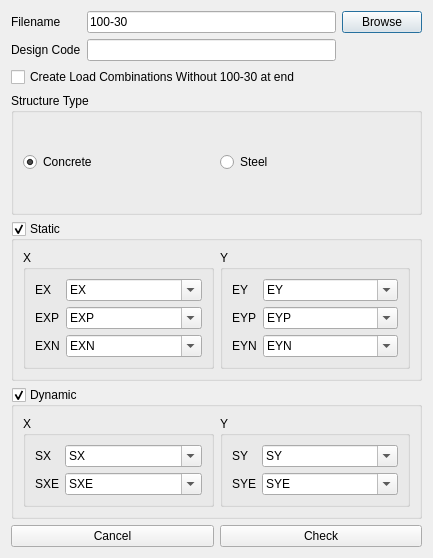
<?xml version="1.0" encoding="UTF-8"?>
<ui version="4.0">
 <class>about</class>
 <widget class="QDialog" name="about">
  <property name="windowModality">
   <enum>Qt::NonModal</enum>
  </property>
  <property name="geometry">
   <rect>
    <x>0</x>
    <y>0</y>
    <width>433</width>
    <height>558</height>
   </rect>
  </property>
  <property name="windowTitle">
   <string>Require 100-30</string>
  </property>
  <property name="windowIcon">
   <iconset>
    <normaloff>:/civiltools/images/100_30.svg</normaloff>:/civiltools/images/100_30.svg</iconset>
  </property>
  <property name="modal">
   <bool>false</bool>
  </property>
  <layout class="QVBoxLayout" name="verticalLayout">
   <item>
    <layout class="QGridLayout" name="gridLayout">
     <item row="0" column="0">
      <widget class="QLabel" name="label">
       <property name="text">
        <string>Filename</string>
       </property>
      </widget>
     </item>
     <item row="1" column="0">
      <widget class="QLabel" name="label_3">
       <property name="text">
        <string>Design Code</string>
       </property>
      </widget>
     </item>
     <item row="0" column="2">
      <widget class="QPushButton" name="browse">
       <property name="text">
        <string>Browse</string>
       </property>
      </widget>
     </item>
     <item row="1" column="1">
      <widget class="QLineEdit" name="design_code">
       <property name="text">
        <string/>
       </property>
       <property name="readOnly">
        <bool>true</bool>
       </property>
      </widget>
     </item>
     <item row="0" column="1">
      <widget class="QLineEdit" name="filename">
       <property name="text">
        <string>100-30</string>
       </property>
      </widget>
     </item>
     <item row="2" column="0" colspan="2">
      <widget class="QCheckBox" name="create_100_30">
       <property name="text">
        <string>Create Load Combinations Without 100-30 at end</string>
       </property>
      </widget>
     </item>
    </layout>
   </item>
   <item>
    <widget class="QGroupBox" name="groupBox_9">
     <property name="title">
      <string>Structure Type</string>
     </property>
     <layout class="QHBoxLayout" name="horizontalLayout_11">
      <item>
       <widget class="QRadioButton" name="concrete_radiobutton">
        <property name="text">
         <string>Concrete</string>
        </property>
        <property name="checked">
         <bool>true</bool>
        </property>
       </widget>
      </item>
      <item>
       <widget class="QRadioButton" name="steel_radiobutton">
        <property name="text">
         <string>Steel</string>
        </property>
       </widget>
      </item>
     </layout>
    </widget>
   </item>
   <item>
    <widget class="QGroupBox" name="static_groupbox">
     <property name="title">
      <string>Static</string>
     </property>
     <property name="checkable">
      <bool>true</bool>
     </property>
     <layout class="QHBoxLayout" name="horizontalLayout_3">
      <item>
       <widget class="QGroupBox" name="static_group_x">
        <property name="title">
         <string>X</string>
        </property>
        <layout class="QFormLayout" name="formLayout_13">
         <item row="0" column="0">
          <widget class="QLabel" name="label_56">
           <property name="enabled">
            <bool>true</bool>
           </property>
           <property name="text">
            <string>EX</string>
           </property>
          </widget>
         </item>
         <item row="0" column="1">
          <widget class="QComboBox" name="ex_combobox">
           <property name="enabled">
            <bool>true</bool>
           </property>
           <property name="editable">
            <bool>true</bool>
           </property>
           <item>
            <property name="text">
             <string>EX</string>
            </property>
           </item>
          </widget>
         </item>
         <item row="1" column="0">
          <widget class="QLabel" name="label_57">
           <property name="text">
            <string>EXP</string>
           </property>
          </widget>
         </item>
         <item row="1" column="1">
          <widget class="QComboBox" name="exp_combobox">
           <property name="editable">
            <bool>true</bool>
           </property>
           <item>
            <property name="text">
             <string>EXP</string>
            </property>
           </item>
          </widget>
         </item>
         <item row="2" column="0">
          <widget class="QLabel" name="label_58">
           <property name="text">
            <string>EXN</string>
           </property>
          </widget>
         </item>
         <item row="2" column="1">
          <widget class="QComboBox" name="exn_combobox">
           <property name="editable">
            <bool>true</bool>
           </property>
           <item>
            <property name="text">
             <string>EXN</string>
            </property>
           </item>
          </widget>
         </item>
        </layout>
       </widget>
      </item>
      <item>
       <widget class="QGroupBox" name="static_group_y">
        <property name="title">
         <string>Y</string>
        </property>
        <layout class="QFormLayout" name="formLayout_14">
         <item row="0" column="0">
          <widget class="QLabel" name="label_59">
           <property name="enabled">
            <bool>true</bool>
           </property>
           <property name="text">
            <string>EY</string>
           </property>
          </widget>
         </item>
         <item row="0" column="1">
          <widget class="QComboBox" name="ey_combobox">
           <property name="enabled">
            <bool>true</bool>
           </property>
           <property name="editable">
            <bool>true</bool>
           </property>
           <item>
            <property name="text">
             <string>EY</string>
            </property>
           </item>
          </widget>
         </item>
         <item row="1" column="0">
          <widget class="QLabel" name="label_60">
           <property name="text">
            <string>EYP</string>
           </property>
          </widget>
         </item>
         <item row="1" column="1">
          <widget class="QComboBox" name="eyp_combobox">
           <property name="editable">
            <bool>true</bool>
           </property>
           <item>
            <property name="text">
             <string>EYP</string>
            </property>
           </item>
          </widget>
         </item>
         <item row="2" column="0">
          <widget class="QLabel" name="label_61">
           <property name="text">
            <string>EYN</string>
           </property>
          </widget>
         </item>
         <item row="2" column="1">
          <widget class="QComboBox" name="eyn_combobox">
           <property name="editable">
            <bool>true</bool>
           </property>
           <item>
            <property name="text">
             <string>EYN</string>
            </property>
           </item>
          </widget>
         </item>
        </layout>
       </widget>
      </item>
     </layout>
    </widget>
   </item>
   <item>
    <widget class="QGroupBox" name="dynamic_groupbox">
     <property name="enabled">
      <bool>true</bool>
     </property>
     <property name="title">
      <string>Dynamic</string>
     </property>
     <property name="checkable">
      <bool>true</bool>
     </property>
     <property name="checked">
      <bool>true</bool>
     </property>
     <layout class="QHBoxLayout" name="horizontalLayout">
      <item>
       <widget class="QGroupBox" name="dynamic_group_x">
        <property name="enabled">
         <bool>true</bool>
        </property>
        <property name="title">
         <string>X</string>
        </property>
        <layout class="QFormLayout" name="formLayout_9">
         <item row="0" column="0">
          <widget class="QLabel" name="label_20">
           <property name="enabled">
            <bool>true</bool>
           </property>
           <property name="text">
            <string>SX</string>
           </property>
          </widget>
         </item>
         <item row="0" column="1">
          <widget class="QComboBox" name="sx_combobox">
           <property name="enabled">
            <bool>true</bool>
           </property>
           <property name="editable">
            <bool>true</bool>
           </property>
           <item>
            <property name="text">
             <string>SX</string>
            </property>
           </item>
          </widget>
         </item>
         <item row="1" column="0">
          <widget class="QLabel" name="label_31">
           <property name="enabled">
            <bool>true</bool>
           </property>
           <property name="text">
            <string>SXE</string>
           </property>
          </widget>
         </item>
         <item row="1" column="1">
          <widget class="QComboBox" name="sxe_combobox">
           <property name="enabled">
            <bool>true</bool>
           </property>
           <property name="editable">
            <bool>true</bool>
           </property>
           <item>
            <property name="text">
             <string>SXE</string>
            </property>
           </item>
          </widget>
         </item>
        </layout>
       </widget>
      </item>
      <item>
       <widget class="QGroupBox" name="dynamic_group_y">
        <property name="enabled">
         <bool>true</bool>
        </property>
        <property name="title">
         <string>Y</string>
        </property>
        <layout class="QFormLayout" name="formLayout_10">
         <item row="0" column="0">
          <widget class="QLabel" name="label_34">
           <property name="enabled">
            <bool>true</bool>
           </property>
           <property name="text">
            <string>SY</string>
           </property>
          </widget>
         </item>
         <item row="0" column="1">
          <widget class="QComboBox" name="sy_combobox">
           <property name="enabled">
            <bool>true</bool>
           </property>
           <property name="editable">
            <bool>true</bool>
           </property>
           <item>
            <property name="text">
             <string>SY</string>
            </property>
           </item>
          </widget>
         </item>
         <item row="1" column="0">
          <widget class="QLabel" name="label_35">
           <property name="enabled">
            <bool>true</bool>
           </property>
           <property name="text">
            <string>SYE</string>
           </property>
          </widget>
         </item>
         <item row="1" column="1">
          <widget class="QComboBox" name="sye_combobox">
           <property name="enabled">
            <bool>true</bool>
           </property>
           <property name="editable">
            <bool>true</bool>
           </property>
           <item>
            <property name="text">
             <string>SYE</string>
            </property>
           </item>
          </widget>
         </item>
        </layout>
       </widget>
      </item>
     </layout>
    </widget>
   </item>
   <item>
    <layout class="QHBoxLayout" name="horizontalLayout_2">
     <item>
      <widget class="QPushButton" name="cancel_button">
       <property name="text">
        <string>Cancel</string>
       </property>
       <property name="icon">
        <iconset>
         <normaloff>:/civiltools/images/cancel.svg</normaloff>:/civiltools/images/cancel.svg</iconset>
       </property>
       <property name="iconSize">
        <size>
         <width>60</width>
         <height>60</height>
        </size>
       </property>
      </widget>
     </item>
     <item>
      <widget class="QPushButton" name="check">
       <property name="text">
        <string>Check</string>
       </property>
       <property name="icon">
        <iconset>
         <normaloff>:/civiltools/images/tick.svg</normaloff>:/civiltools/images/tick.svg</iconset>
       </property>
       <property name="iconSize">
        <size>
         <width>60</width>
         <height>60</height>
        </size>
       </property>
      </widget>
     </item>
    </layout>
   </item>
  </layout>
 </widget>
 <connections/>
</ui>
